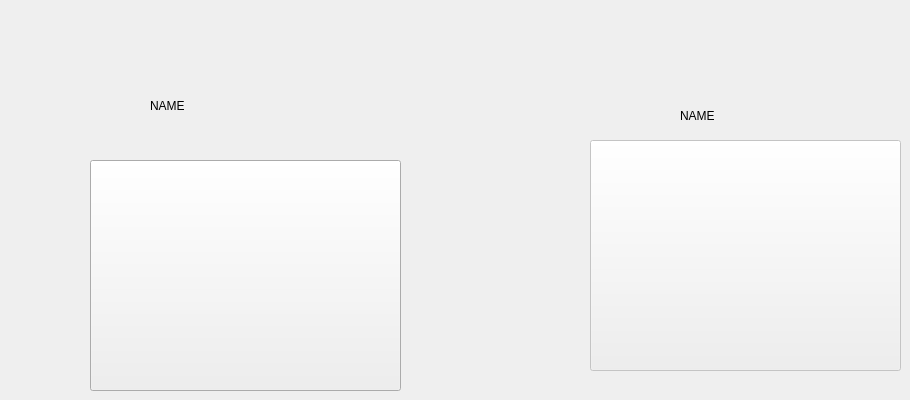
      <widget class="QWidget" name="p1_worldMap">
       <property name="styleSheet">
        <string notr="true">QWidget#p1_worldMap{border-image: url(:/Images/Images/Background/maps lieux/worldMap.jpg);}</string>
       </property>
       <widget class="QPushButton" name="btn_village1">
        <property name="geometry">
         <rect>
          <x>90</x>
          <y>160</y>
          <width>311</width>
          <height>231</height>
         </rect>
        </property>
        <property name="styleSheet">
         <string notr="true">border-image: url(:/Images/Images/Void.png);</string>
        </property>
        <property name="text">
         <string/>
        </property>
        <property name="icon">
         <iconset resource="Ressources.qrc">
          <normaloff>:/Images/Images/villages/village 1/village2Mini.png</normaloff>:/Images/Images/villages/village 1/village2Mini.png</iconset>
        </property>
        <property name="iconSize">
         <size>
          <width>341</width>
          <height>241</height>
         </size>
        </property>
       </widget>
       <widget class="QLabel" name="lbl_nameVillage1">
        <property name="geometry">
         <rect>
          <x>150</x>
          <y>70</y>
          <width>171</width>
          <height>71</height>
         </rect>
        </property>
        <property name="text">
         <string>NAME</string>
        </property>
       </widget>
       <widget class="QPushButton" name="btn_village2">
        <property name="enabled">
         <bool>false</bool>
        </property>
        <property name="geometry">
         <rect>
          <x>590</x>
          <y>140</y>
          <width>311</width>
          <height>231</height>
         </rect>
        </property>
        <property name="styleSheet">
         <string notr="true">border-image: url(:/Images/Images/Void.png);</string>
        </property>
        <property name="text">
         <string/>
        </property>
        <property name="icon">
         <iconset resource="Ressources.qrc">
          <normaloff>:/Images/Images/villages/village 1/village2Mini.png</normaloff>:/Images/Images/villages/village 1/village2Mini.png</iconset>
        </property>
        <property name="iconSize">
         <size>
          <width>341</width>
          <height>241</height>
         </size>
        </property>
       </widget>
       <widget class="QLabel" name="lbl_nameVillage2">
        <property name="geometry">
         <rect>
          <x>680</x>
          <y>80</y>
          <width>171</width>
          <height>71</height>
         </rect>
        </property>
        <property name="text">
         <string>NAME</string>
        </property>
       </widget>
      </widget>
